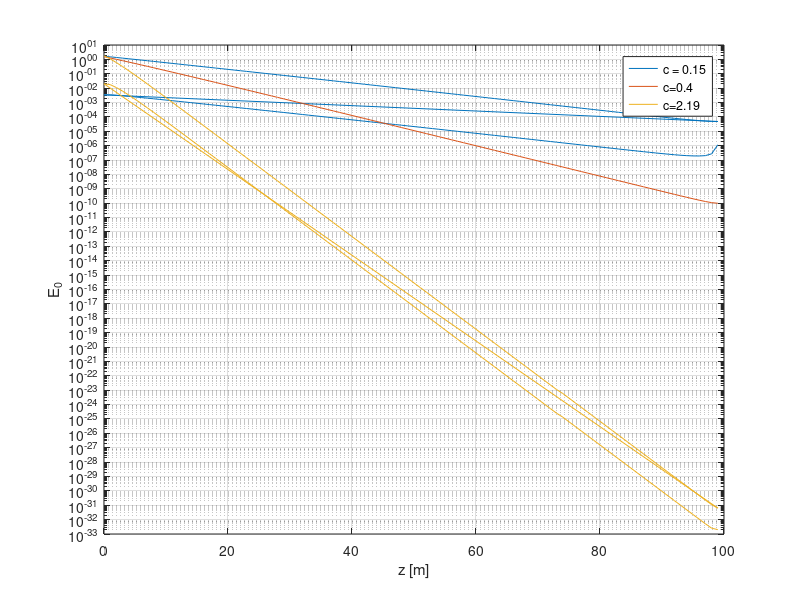
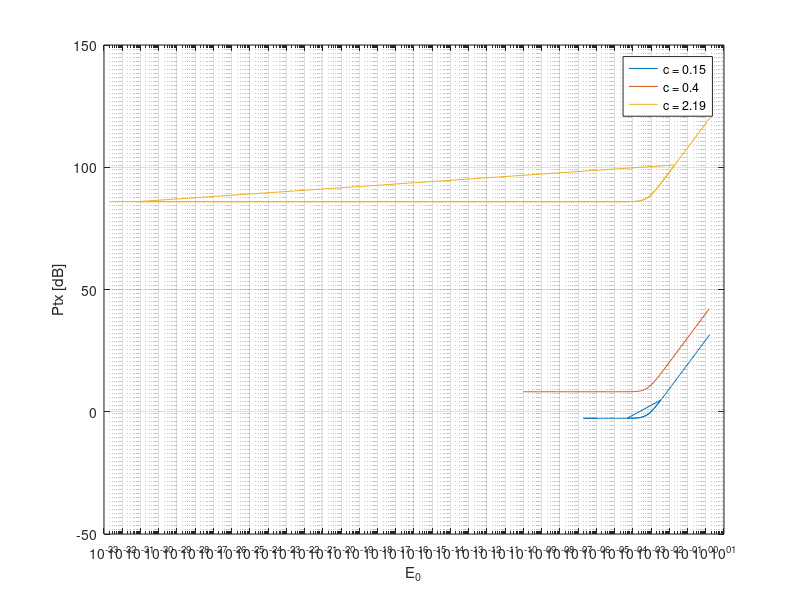
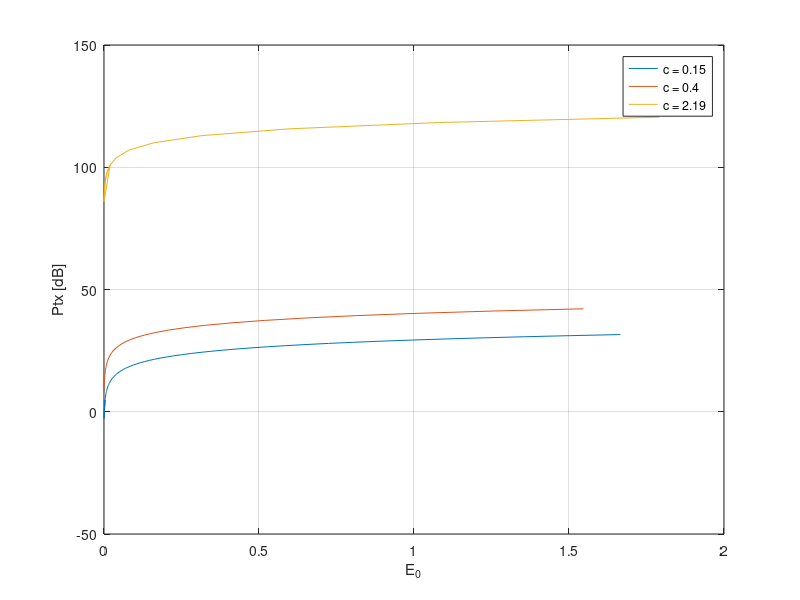
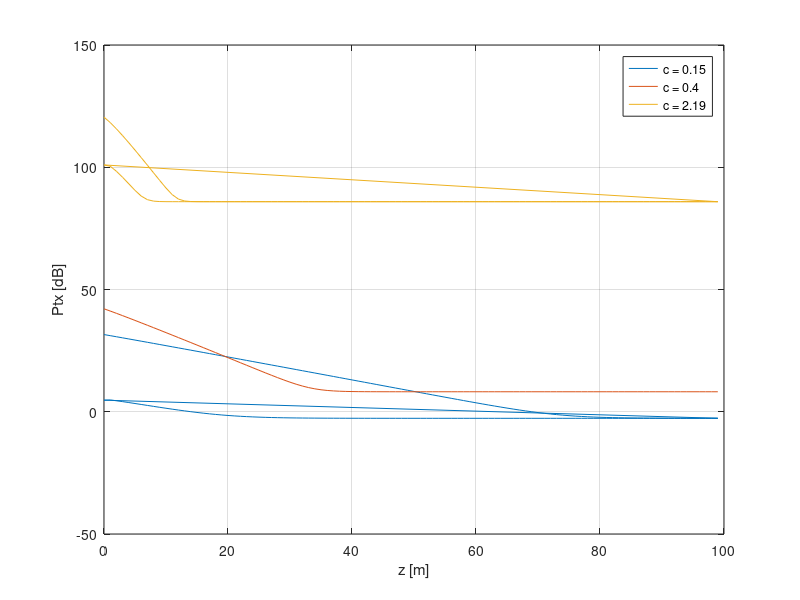

These charts were generated, in order, by the following MATLAB code:
close all;
clc;
clear;

load('E0lut015.txt');
load('E0lut04.txt');
load('E0lut219.txt');
Ar =    1.1 * 10^(-6); % 1.1 mm^2
At =    10 * 10^(-6); % 10 mm^2
Beta =  0; % 0 rad, perfect allignment
Theta = 0.5; % 0.5 rad of diverge angle
q =     1.6 * 10^(-19); % electronic charge [C]
K =     1.38 * 10^(-23); % Bolzmann constant
T =     293.15; % = 20°C temperature [K]
S =     0.26; % sensitivity of the photodiode SI PIN [A/W]
Id =    1 * 10^(-9); % dark current = 1 nA
Il =    1 * 10^(-6); % equal to the short circuit current, 1uA
R =     1.43 * 10^9; % shunt resistance
BW =    100*10^3; % bandwidth 100 KHz
SNR = 10^(20/10); % 20dB

%%%%%%%%%%%%%%%%%%%%%%%%%%%%%%%%%%%%%%%%%%%%%%%%
%                EXERCISE 1                   %
%%%%%%%%%%%%%%%%%%%%%%%%%%%%%%%%%%%%%%%%%%%%%%%%
% TODO1: create LUT of Eo vs z(m) and import it%
% TODO2: plot Eo vs depth z(m)                 %
%%%%%%%%%%%%%%%%%%%%%%%%%%%%%%%%%%%%%%%%%%%%%%%%

figure,
semilogy(E0lut015(:, 1), E0lut015(:, 2)), hold on,
semilogy(E0lut04(:, 1), E0lut04(:, 2)), hold on,
semilogy(E0lut219(:, 1), E0lut219(:, 2))
legend('c = 0.15', 'c=0.4', 'c=2.19'),
xlabel('z [m]')
ylabel('E_0')
grid on

%%%%%%%%%%%%%%%%%%%%%%%%%%%%%%%%%%%%%%%%%%%%%%%%
%                EXERCISE 2                   %
%%%%%%%%%%%%%%%%%%%%%%%%%%%%%%%%%%%%%%%%%%%%%%%%
% TODO1: calcolate Ptx to obtain an SNR = 20 db%
%        @ 10 m range by varying Eo            %
% TODO2: plot Ptc vs z(m)                      %
%%%%%%%%%%%%%%%%%%%%%%%%%%%%%%%%%%%%%%%%%%%%%%%%

d = 10;
SNR_dB = 20;
SNR_lin = 10^(SNR_dB/10);

c = 0.15;
Na015 = (S*E0lut015(:, 2)*Ar).^2;
P_015 = sqrt(SNR*(2*q*(Id+Il)*BW + 4*K*T*BW/R + Na015))/S;
Ptx_015 = P_015.*(pi * d^2*(1-cos(Theta)) + 2*At)*exp(c*d)/(2*Ar*1);

c = 0.4;
Na04 = (S*E0lut04(:, 2)*Ar).^2;
P_04 = sqrt(SNR*(2*q*(Id+Il)*BW + 4*K*T*BW/R + Na04))/S;
Ptx_04 = P_04.*(pi * d^2*(1-cos(Theta)) + 2*At)*exp(c*d)/(2*Ar*1);

c = 2.19;
Na219 = (S*E0lut219(:, 2)*Ar).^2;
P_219 = sqrt(SNR*(2*q*(Id+Il)*BW + 4*K*T*BW/R + Na219))/S;
Ptx_219 = P_219.*(pi * d^2*(1-cos(Theta)) + 2*At)*exp(c*d)/(2*Ar*1);

figure, semilogx(E0lut015(:, 2), 10*log10(Ptx_015)), hold on,
semilogx(E0lut04(:, 2), 10*log10(Ptx_04)), hold on,
semilogx(E0lut219(:, 2), 10*log10(Ptx_219)),
legend('c = 0.15', 'c = 0.4', 'c = 2.19')
xlabel('E_0'), ylabel('Ptx [dB]'), grid on

figure, plot(E0lut015(:, 2), 10*log10(Ptx_015)), hold on,
plot(E0lut04(:, 2), 10*log10(Ptx_04)), hold on,
plot(E0lut219(:, 2), 10*log10(Ptx_219)),
legend('c = 0.15', 'c = 0.4', 'c = 2.19')
xlabel('E_0'), ylabel('Ptx [dB]'), grid on

figure, plot(E0lut015(:, 1), 10*log10(Ptx_015)), hold on,
plot(E0lut04(:, 1), 10*log10(Ptx_04)), hold on,
plot(E0lut219(:, 1), 10*log10(Ptx_219)),
legend('c = 0.15', 'c = 0.4', 'c = 2.19')
xlabel('z [m]'), ylabel('Ptx [dB]'), grid on


%%%%%%%%%%%%%%%%%%%%%%%%%%%%%%%%%%%%%%%%%%%%%%%%
%       OPTIONAL: EXERCISE 3                  %
%%%%%%%%%%%%%%%%%%%%%%%%%%%%%%%%%%%%%%%%%%%%%%%%
% TODO1: compute the range to obtain an  SNR %
%        = 20 db with a Ptx = Ptx_max = 100 W  %
%        by varying Eo                         %
% TODO2: plot range vs depth z(m)              %
%%%%%%%%%%%%%%%%%%%%%%%%%%%%%%%%%%%%%%%%%%%%%%%%
%%
d = (0:0.001:50).';

c = 0.15;
Ptx_max = 100;
Na015 = (S*E0lut015(:, 2)*Ar).^2;
P_015 = sqrt(SNR*(2*q*(Id+Il)*BW + 4*K*T*BW/R + Na015))/S;
P_015_2 = 2*Ptx_max*Ar./(pi*d.^2*(1-cos(Theta)) + 2*At).*exp(-c.*d);
for i = 1:length(P_015) % cycle on the P given by varying E0
    % find which P_015_2 is closer to the other P, then for that E0 then
    % the corresponding d will be the one used
    [~, ind] = min(abs(P_015_2 - P_015(i)));
    % create vectors
    E0_vec_015(i) = E0lut015(i, 2);
    z_vec_015(i) = E0lut015(i, 1);
    d_vec_015(i) = d(ind);
end

c = 0.4;
Ptx_max = 100;
Na04 = (S*E0lut04(:, 2)*Ar).^2;
P_04 = sqrt(SNR*(2*q*(Id+Il)*BW + 4*K*T*BW/R + Na04))/S;
P_04_2 = 2*Ptx_max*Ar./(pi*d.^2*(1-cos(Theta)) + 2*At).*exp(-c.*d);
for i = 1:length(P_04) % cycle on the P given by varying E0
    % find which P_04_2 is closer to the other P, then for that E0 then
    % the corresponding d will be the one used
    [~, ind] = min(abs(P_04_2 - P_04(i)));
    % create vectors
    E0_vec_04(i) = E0lut04(i, 2);
    z_vec_04(i) = E0lut04(i, 1);
    d_vec_04(i) = d(ind);
end

c = 2.19;
Ptx_max = 100;
Na219 = (S*E0lut219(:, 2)*Ar).^2;
P_219 = sqrt(SNR*(2*q*(Id+Il)*BW + 4*K*T*BW/R + Na219))/S;
P_219_2 = 2*Ptx_max*Ar./(pi*d.^2*(1-cos(Theta)) + 2*At).*exp(-c.*d);
for i = 1:length(P_219) % cycle on the P given by varying E0
    % find which P_219_2 is closer to the other P, then for that E0 then
    % the corresponding d will be the one used
    [~, ind] = min(abs(P_219_2 - P_219(i)));
    % create vectors
    E0_vec_219(i) = E0lut219(i, 2);
    z_vec_219(i) = E0lut219(i, 1);
    d_vec_219(i) = d(ind);
end


figure, plot(E0_vec_015, d_vec_015, E0_vec_04, d_vec_04, E0_vec_219, d_vec_219)
grid on, legend('c = 0.15', 'c = 0.4', 'c = 2.19'), ylabel('d_{max} [m]'),
xlabel('E_0')

figure, semilogx(E0_vec_015, d_vec_015), hold on,
semilogx(E0_vec_04, d_vec_04), hold on,
semilogx(E0_vec_219, d_vec_219)
grid on, legend('c = 0.15', 'c = 0.4', 'c = 2.19'), ylabel('d_{max} [m]'),
xlabel('E_0')

figure, plot(z_vec_015, d_vec_015, z_vec_04, d_vec_04, z_vec_219, d_vec_219)
grid on, legend('c = 0.15', 'c = 0.4', 'c = 2.19'), ylabel('d_{max} [m]'),
xlabel('z [m]')
